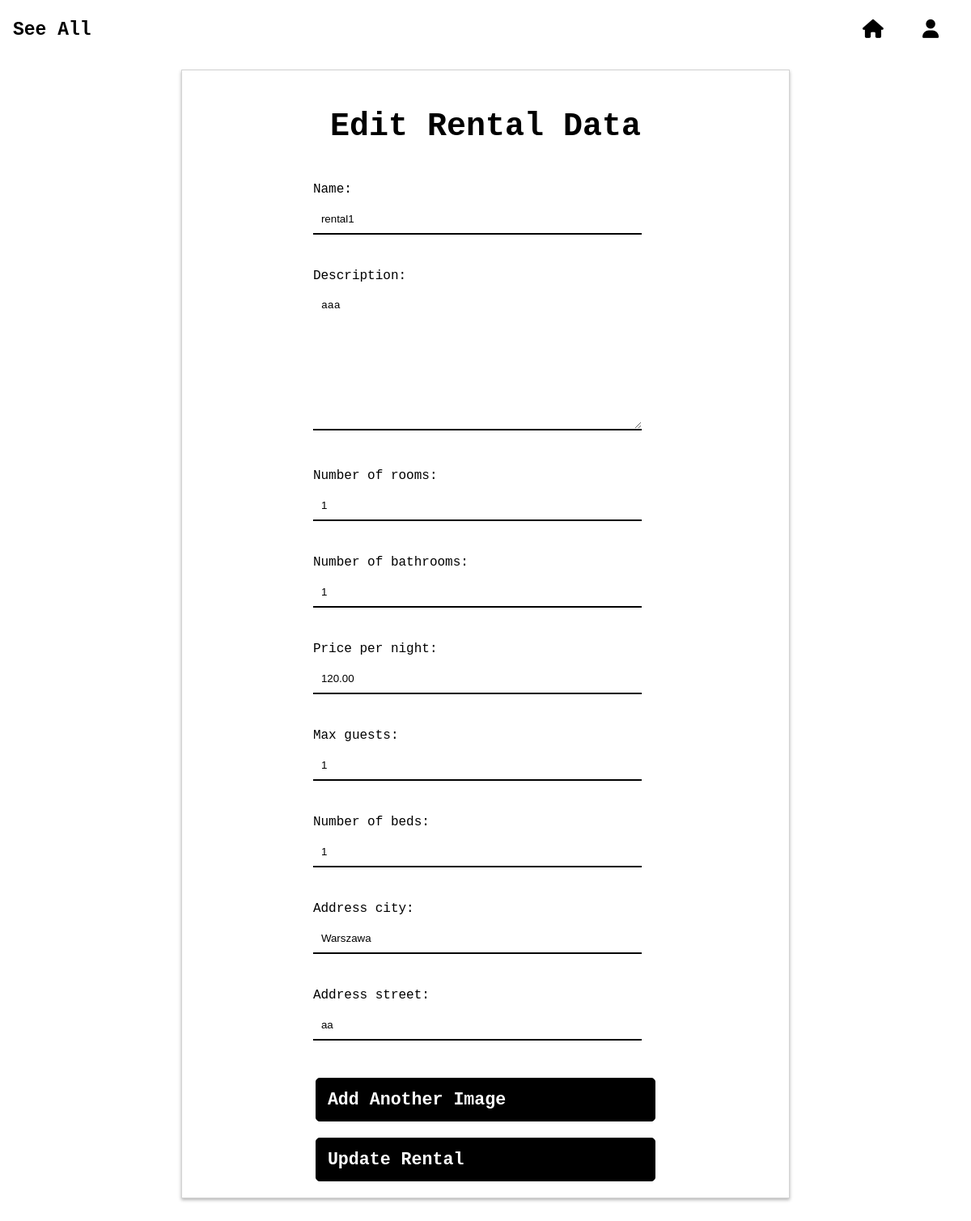
Screenshot of /edit_rental/1/ (signed in) with the database file from the repository.
### add_rentals/models.py (models this page shows)
class Rental(models.Model):
    user = models.ForeignKey(User, on_delete=models.CASCADE)
    name = models.CharField(max_length=50)
    description = models.TextField(max_length=400)
    number_of_rooms = models.IntegerField()
    number_of_bathrooms = models.IntegerField()
    price_per_night = models.DecimalField(max_digits=6, decimal_places=2)
    max_guests = models.IntegerField()
    number_of_beds = models.IntegerField()
    address_city = models.CharField(max_length=50)
    address_street = models.CharField(max_length=50)

### add_rentals/views.py (the view)
# urls.py: path('edit_rental/<int:rental_id>/', views.edit_rental, name='edit_rental'),
@login_required
def edit_rental(request, rental_id):
    rental = get_object_or_404(Rental, id=rental_id, user=request.user)
    if request.method == 'POST':
        form = RentalForm(request.POST, request.FILES, instance=rental)
        if form.is_valid():
            is_valid, error_messages = validate_rental_data(form.cleaned_data, request.FILES)
            if not is_valid:
                for error in error_messages:
                    messages.error(request, error)
                return render(request, 'add_rental.html', {'form': form})
            form.save()
            if request.FILES.getlist('images'):
                rental.images.all().delete()
                for file in request.FILES.getlist('images'):
                    Image.objects.create(rental=rental, image=file)
            return redirect('list_rentals')
    else:
        form = RentalForm(instance=rental)
    return render(request, 'edit_rental.html', {'form': form})

### add_rentals/forms.py
class RentalForm(forms.ModelForm):
    class Meta:
        model = Rental
        fields = ['name', 'description', 'number_of_rooms', 'number_of_bathrooms', 'price_per_night', 'max_guests', 'number_of_beds', 'address_city', 'address_street']

### add_rentals/templates/edit_rental.html (shortened to what this page needs)
{% load static %}
<!DOCTYPE html>
<html>
<head>
    <link rel="stylesheet" href="https://code.jquery.com/ui/1.12.1/themes/base/jquery-ui.css">
    <link rel="stylesheet" href="https://cdnjs.cloudflare.com/ajax/libs/font-awesome/6.1.1/css/all.min.css">
    <link rel="stylesheet" href="{% static 'css/register.css' %}">
    <link rel="stylesheet" href="{% static 'css/header.css' %}">
</head>
<header>
    {% include 'header.html' %}
</header>
<body>
<div id="content">
    <h1>Edit Rental Data</h1>
    <form method="post" enctype="multipart/form-data" id="rentalForm" class="standard-form">
    {{ form.as_p }}
    <button type="button" id="addImage">Add Another Image</button>
    <button type="submit">Update Rental</button>
    </form>
</div>
</body>
</html>

### static/css/register.css (style rules this page uses)
.standard-form { font-family: "Courier", monospace; display: flex; flex-direction: column; justify-content: flex-start; margin: 0 auto; width: 60%; font-family: "Courier", monospace; }
.standard-form input[type=text], .standard-form input[type=email], .standard-form input[type=password], .standard-form input[type=number], .standard-form input[type=tel], .standard-form input[type=date], .standard-form input[type=datetime-local], .standard-form input[type=month], .standard-form input[type=search], .standard-form input[type=time], .standard-form input[type=url], .standard-form textarea, .standard-form select { width: calc(100% - 20px); padding: 10px; margin: 10px 0; box-sizing: border-box; border: none; border-bottom: 2px solid black; }
.standard-form button[type=submit], .standard-form input[type=submit] { margin-top: 20px; padding: 14px; background-color: black; color: white; border: 1px solid black; cursor: pointer; font-size: 1.35em; text-align: center; border-radius: 5px; }
.standard-form button[type=button], .standard-form input[type=button], .standard-form button[type=reset], .standard-form input[type=reset] { padding: 14px; background-color: black; color: white; border: 1px solid black; cursor: pointer; font-size: 1.35em; text-align: center; border-radius: 5px; margin-top: 20px; }
#content { width: 60%; flex-direction: column; align-items: center; justify-content: center; margin: 5.4em auto; border: 1px solid lightgrey; box-shadow: 0 2px 4px rgba(0, 0, 0, 0.3); padding: 20px; }
#content h1 { font-family: "Courier", monospace; font-size: 40px; font-weight: 1400; margin-bottom: 30px; text-align: center; }

### static/css/header.css (style rules this page uses)
button { background-color: transparent; color: black; padding: 8px 16px; border: none; border-radius: 4px; cursor: pointer; display: inline-flex; align-items: center; transition: all 0.5s ease-in-out !important; margin-left: 3px; margin-right: 3px; font-family: "Courier", monospace; font-weight: 900; font-size: 23px; }
button:not(:has(i)) { padding: 8px; }

### rows the page displays
Rental: name "rental1", description "aaa", number_of_rooms "1", number_of_bathrooms "1", price_per_night "120.00", max_guests "1", number_of_beds "1", address_city "Warszawa", address_street "aa"
